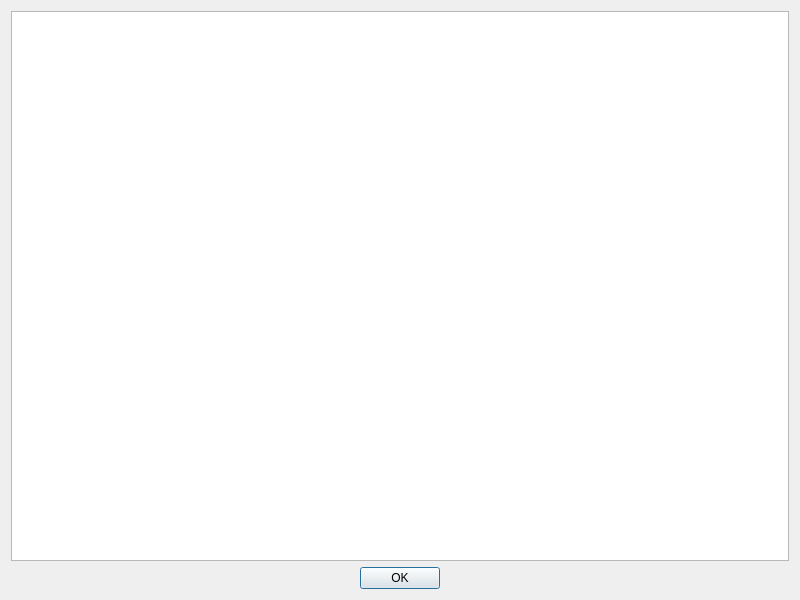
<?xml version="1.0" encoding="UTF-8"?>
<ui version="4.0">
 <class>PrivacyPolicy</class>
 <widget class="QDialog" name="PrivacyPolicy">
  <property name="geometry">
   <rect>
    <x>0</x>
    <y>0</y>
    <width>800</width>
    <height>600</height>
   </rect>
  </property>
  <property name="windowTitle">
   <string>Privacy Policy</string>
  </property>
  <layout class="QVBoxLayout" name="verticalLayout">
   <item>
    <widget class="QTextBrowser" name="text_box">
     <property name="sizePolicy">
      <sizepolicy hsizetype="Expanding" vsizetype="Expanding">
       <horstretch>0</horstretch>
       <verstretch>0</verstretch>
      </sizepolicy>
     </property>
    </widget>
   </item>
   <item alignment="Qt::AlignHCenter">
    <widget class="QPushButton" name="ok">
     <property name="sizePolicy">
      <sizepolicy hsizetype="Fixed" vsizetype="Fixed">
       <horstretch>0</horstretch>
       <verstretch>0</verstretch>
      </sizepolicy>
     </property>
     <property name="text">
      <string>OK</string>
     </property>
    </widget>
   </item>
  </layout>
 </widget>
 <resources/>
 <connections/>
</ui>
